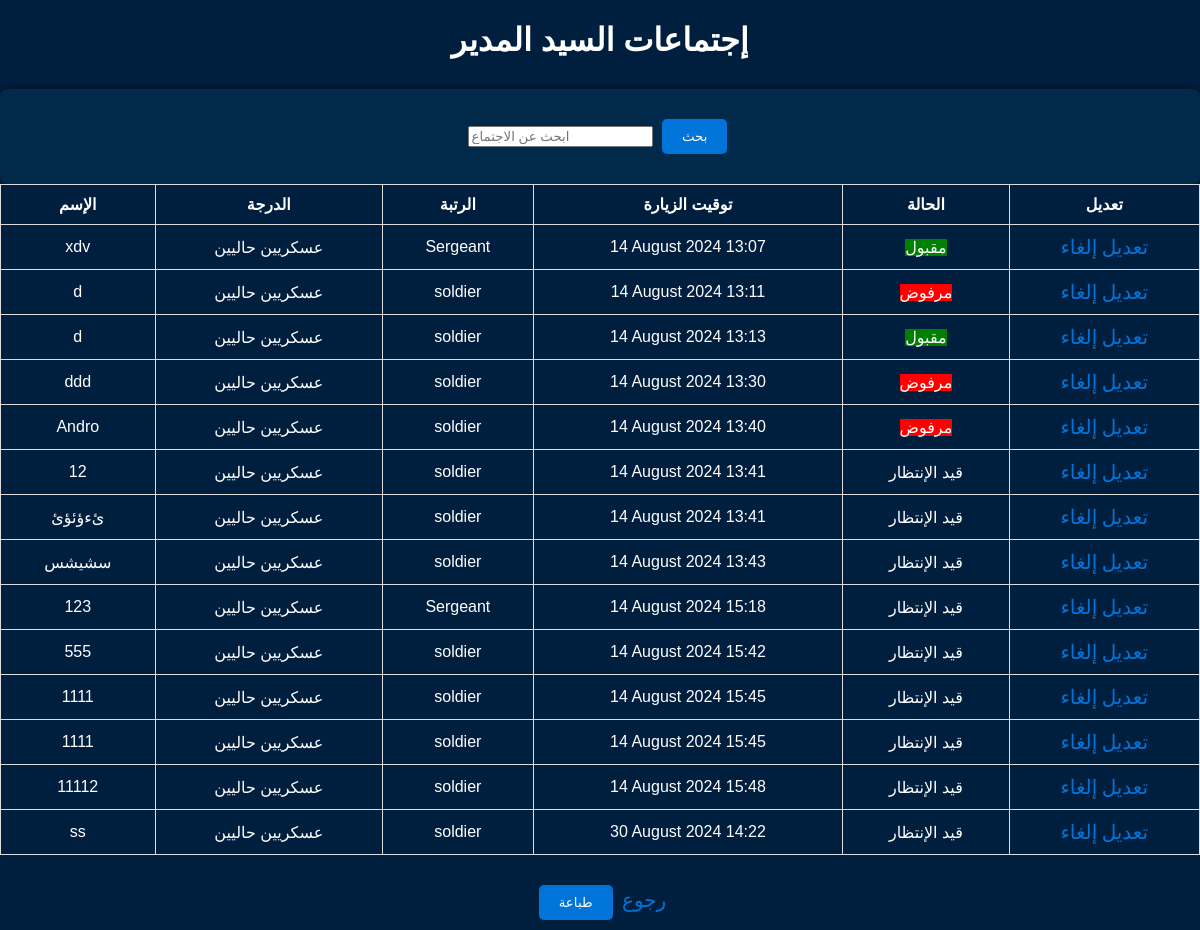
Page /pending-meetings/ on the committed database.
### secretary/models.py (models this page shows, shortened)
class Meeting(models.Model):
    STATUS_CHOICES = [
        ('pending', 'قيد الإنتظار'),
        ('approved', 'مقبول'),
        ('rejected', 'مرفوض'),
        ('rescheduled', 'Rescheduled'),
    ]
    CLASS_CHOICES = [
        ('current_military', 'عسكريين حاليين'),
        ('ex_military', 'عسكريين سابقين'),
        ('civilians', 'مدنيين'),
    ]
    name = models.CharField(max_length=100)
    meeting_class = models.CharField(max_length=20, choices=CLASS_CHOICES)
    degree = models.CharField(max_length=50, blank=True, null=True)
    department = models.CharField(max_length=100, choices=Member.DEPARTMENT_CHOICES, blank=True, null=True)
    status = models.CharField(max_length=11, choices=STATUS_CHOICES, default='pending')
    scheduled_time = models.DateTimeField(default=timezone.now)

### secretary/views.py (the view, shortened to what this page needs)
# urls.py: path('pending-meetings/', pending_meetings_view, name='pending_meetings'),
def pending_meetings_view(request):
    header = 'إجتماعات السيد المدير'
    meetings = Meeting.objects.filter()
    query = request.GET.get('q', '')
    return render(request, 'secretary/pending_meetings.html', {'meetings': meetings, 'header': header})

### secretary/templates/secretary/pending_meetings.html (shortened to what this page needs)
{% load static %}
<!DOCTYPE html>
<html lang="ar">
<head>
    <link rel="stylesheet" type="text/css" href="{% static 'css/style.css' %}">
</head>
<body>
    <h1>{{ header }}</h1>
    <form method="GET" action="{% url 'pending_meetings' %}">
        <input type="text" name="q" placeholder="ابحث عن الاجتماع">
        <button type="submit">بحث</button>
    </form>
    <table>
        <thead>
            <tr>
                <th>الإسم</th>
                <th>الدرجة</th>
                <th>الرتبة</th>
                <th>توقيت الزيارة</th>
                <th>الحالة</th>
                <th>تعديل</th>
            </tr>
        </thead>
        <tbody>
            {% for meeting in meetings %}
            <tr>
                <td>{{ meeting.name }}</td>
                <td>{{ meeting.get_meeting_class_display }}</td>
                <td>{{ meeting.degree }}</td>
                <td>{{ meeting.scheduled_time|date:"d F Y H:i" }}</td>
                <td>
                    <span style="background-color: {% if meeting.status == 'approved' %}green{% elif meeting.status == 'rejected' %}red{% endif %};">
                    {{ meeting.get_status_display }}
                </span>
                </td>
                <td>
                    <a href="{% url 'edit_meeting' meeting.id %}">تعديل</a>
                    <a href="{% url 'delete_meeting' meeting.id %}">إلغاء</a>
                </td>
            </tr>
            {% endfor %}
        </tbody>
    </table>
    <button onclick="window.print()">طباعة</button>
    <a href="{% url 'home' %}">رجوع</a>
</body>
</html>

### secretary/static/css/style.css (style rules this page uses)
body { background-color: #001f3f; color: white; display:flex; flex-direction: column; justify-content: center; align-items: center; height: 100vh; margin: 0; padding: 0; font-family: Arial, sans-serif; text-align: center; overflow: auto; }
form { background-color: #012a4a; padding: 20px; border-radius: 8px; box-shadow: 0 0 10px rgba(0, 0, 0, 0.5); text-align: center; }
h1 { margin-bottom: 30px; }
table { width: 100%; border-collapse: collapse; margin-bottom: 20px; }
th, td { padding: 10px; border: 1px solid #ddd; }
th { background-color: #001f3f; }
a { color: #0074D9; text-decoration: none; font-size: 20px; margin: 10px 0; }
button { background-color: #0074D9; color: white; border: none; padding: 10px 20px; margin: 10px 5px; border-radius: 5px; cursor: pointer; }

### secretary/templates/secretary/pending_meetings.html (style rules this page uses)
body { display: block; }

### rows in the picture
Meeting: name "xdv", meeting_class "عسكريين حاليين", degree "Sergeant", scheduled_time "14 August 2024 13:07", status "مقبول"
Meeting: name "d", meeting_class "عسكريين حاليين", degree "soldier", scheduled_time "14 August 2024 13:11", status "مرفوض"
Meeting: name "d", meeting_class "عسكريين حاليين", degree "soldier", scheduled_time "14 August 2024 13:13", status "مقبول"
Meeting: name "ddd", meeting_class "عسكريين حاليين", degree "soldier", scheduled_time "14 August 2024 13:30", status "مرفوض"
Meeting: name "Andro", meeting_class "عسكريين حاليين", degree "soldier", scheduled_time "14 August 2024 13:40", status "مرفوض"
Meeting: name "12", meeting_class "عسكريين حاليين", degree "soldier", scheduled_time "14 August 2024 13:41", status "قيد الإنتظار"
Meeting: name "ئءؤئؤئ", meeting_class "عسكريين حاليين", degree "soldier", scheduled_time "14 August 2024 13:41", status "قيد الإنتظار"
Meeting: name "سشيشس", meeting_class "عسكريين حاليين", degree "soldier", scheduled_time "14 August 2024 13:43", status "قيد الإنتظار"
Meeting: name "123", meeting_class "عسكريين حاليين", degree "Sergeant", scheduled_time "14 August 2024 15:18", status "قيد الإنتظار"
Meeting: name "555", meeting_class "عسكريين حاليين", degree "soldier", scheduled_time "14 August 2024 15:42", status "قيد الإنتظار"
Meeting: name "1111", meeting_class "عسكريين حاليين", degree "soldier", scheduled_time "14 August 2024 15:45", status "قيد الإنتظار"
Meeting: name "1111", meeting_class "عسكريين حاليين", degree "soldier", scheduled_time "14 August 2024 15:45", status "قيد الإنتظار"
Meeting: name "11112", meeting_class "عسكريين حاليين", degree "soldier", scheduled_time "14 August 2024 15:48", status "قيد الإنتظار"
Meeting: name "ss", meeting_class "عسكريين حاليين", degree "soldier", scheduled_time "30 August 2024 14:22", status "قيد الإنتظار"

### other values in the picture
{{ header }} "إجتماعات السيد المدير"
